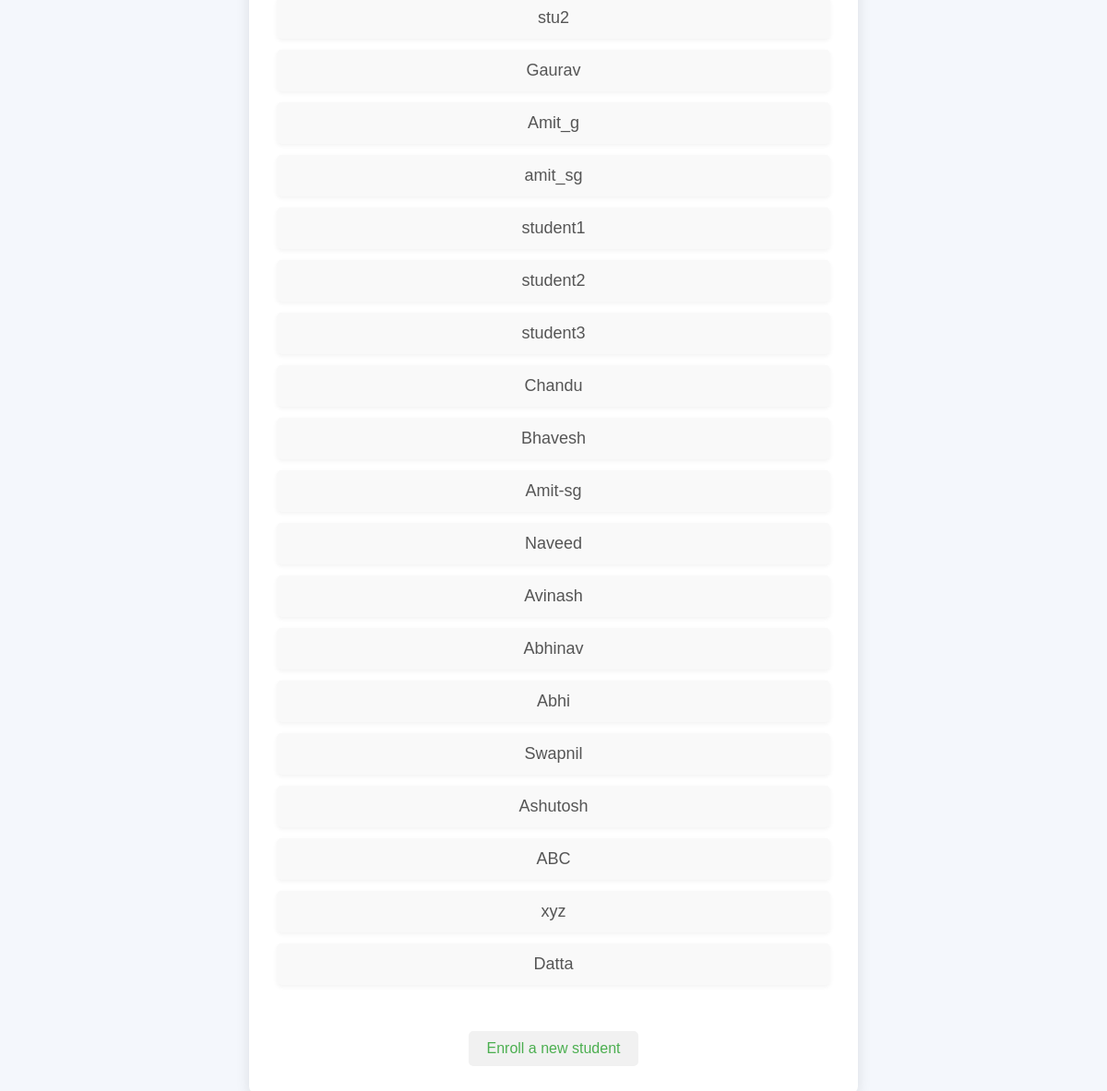
Screenshot of /view_students with the database file from the repository.
### app.py (models this page shows)
class User(Base):
    __tablename__ = 'users'
    id = Column(Integer, primary_key=True)
    username = Column(String, unique=True)
    password = Column(String)
    role = Column(String)

### app.py (the view)
@app.route('/view_students')
def view_students():
    students = session_db.query(User).filter_by(role="student").all()  # Assuming 'User' model has a 'role' field
    return render_template('view_students.html', students=students)

### templates/view_students.html (shortened to what this page needs)
<!DOCTYPE html>
<html lang="en">
<head>
</head>
<body>
    <div class="container">
        {% if students %}
            <ul>
                {% for student in students %}
                    <li>{{ student.username }}</li>
                {% endfor %}
            </ul>
        {% else %}
            <p>No students enrolled.</p>
        {% endif %}
        <br>
        <a href="{{ url_for('enroll_student') }}">Enroll a new student</a>
    </div>
</body>
</html>

### templates/view_students.html (style rules this page uses)
body { font-family: 'Arial', sans-serif; background-color: #f4f7fc; color: #333; margin: 0; padding: 0; display: flex; justify-content: center; align-items: center; height: 100vh; }
.container { background-color: white; padding: 30px; border-radius: 8px; box-shadow: 0 4px 15px rgba(0, 0, 0, 0.1); width: 100%; max-width: 600px; text-align: center; }
ul { list-style-type: none; padding: 0; margin: 0; }
ul li { font-size: 18px; color: #555; background-color: #f9f9f9; margin-bottom: 12px; padding: 12px; border-radius: 5px; box-shadow: 0 2px 5px rgba(0, 0, 0, 0.05); transition: transform 0.2s ease, background-color 0.3s ease; }
a { color: #4CAF50; font-size: 16px; text-decoration: none; padding: 10px 20px; border-radius: 5px; background-color: #f1f1f1; display: inline-block; margin-top: 20px; transition: background-color 0.3s ease, color 0.3s ease; }

### rows the page displays
User: username "stu2"
User: username "Gaurav"
User: username "Amit_g"
User: username "amit_sg"
User: username "student1"
User: username "student2"
User: username "student3"
User: username "Chandu"
User: username "Bhavesh"
User: username "Amit-sg"
User: username "Naveed"
User: username "Avinash"
User: username "Abhinav"
User: username "Abhi"
User: username "Swapnil"
User: username "Ashutosh"
User: username "ABC"
User: username "xyz"
User: username "Datta"
